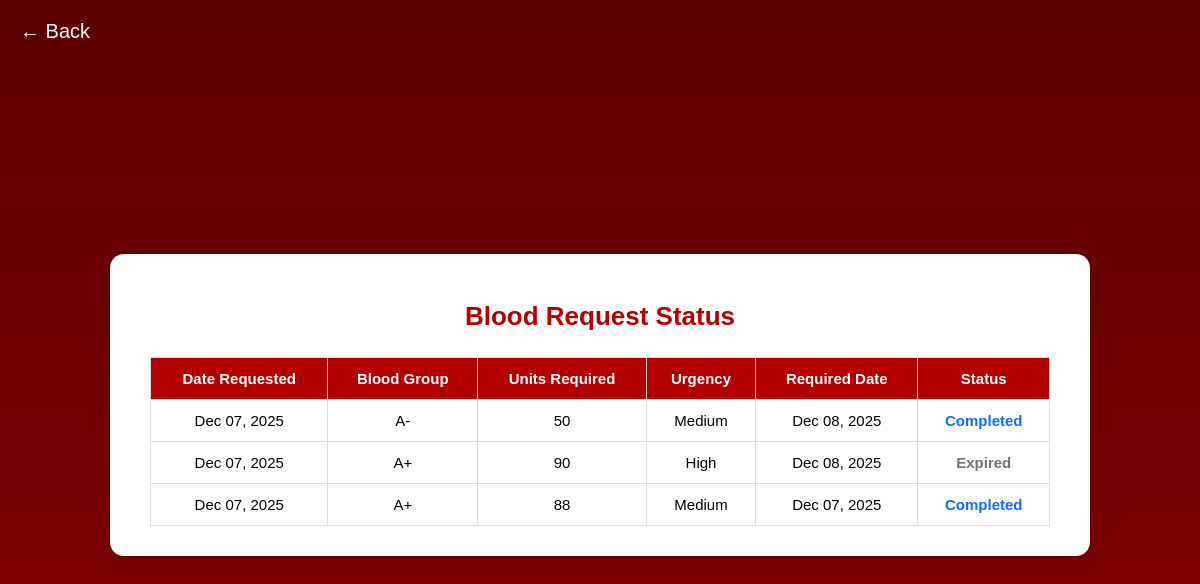
Before: /recipient/recipient_blood_request_status/ (signed in) with the older database file.
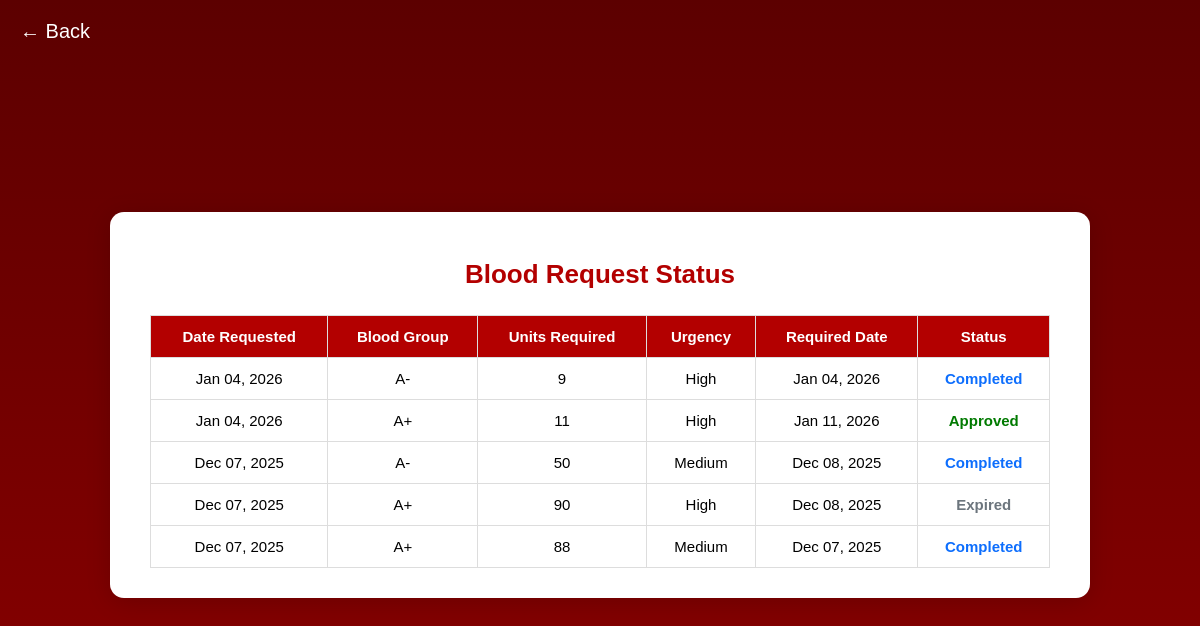
After: the same page with the newer database file.
### blood_bank_app/models.py (models this page shows, shortened)
class RecipientBloodRequest(models.Model):
    BLOOD_GROUP_CHOICES = [
        ('A+', 'A+'), ('A-', 'A-'),
        ('B+', 'B+'), ('B-', 'B-'),
        ('AB+', 'AB+'), ('AB-', 'AB-'),
        ('O+', 'O+'), ('O-', 'O-'),
    ]
    URGENCY_LEVEL_CHOICES = [
        ('High', 'High'),
        ('Medium', 'Medium'),
        ('Low', 'Low'),
    ]
    STATUS_CHOICES = [
        ('Pending', 'Pending'),
        ('Approved', 'Approved'),
        ('Rejected', 'Rejected'),
        ('Completed', 'Completed'),
        ('Expired', 'Expired'),
    ]
    recipient = models.ForeignKey(User, on_delete=models.CASCADE)
    blood_group = models.CharField(max_length=3, choices=BLOOD_GROUP_CHOICES)
    units = models.PositiveIntegerField()
    required_date = models.DateField()
    urgency = models.CharField(max_length=10, choices=URGENCY_LEVEL_CHOICES)
    status = models.CharField(max_length=20, choices=STATUS_CHOICES, default='Pending')
    created_at = models.DateTimeField(auto_now_add=True)
    completed_date = models.DateField(null=True, blank=True)

### blood_bank_app/views.py (the view, shortened to what this page needs)
# urls.py: path('recipient/recipient_blood_request_status/', views.recipient_blood_request_status, name='recipient_blood_request_status'),
@login_required
def recipient_blood_request_status(request):
    today = date.today()
    approved_requests = RecipientBloodRequest.objects.filter(
        recipient=request.user,
        status='Approved',
        required_date__lte=today
    )
    RecipientBloodRequest.objects.filter(
        recipient=request.user,
        status='Pending',
        required_date__lt=today
    ).update(status='Expired')
    blood_requests = RecipientBloodRequest.objects.filter(
        recipient=request.user
    ).order_by('-created_at')
    return render(request, "recipient/recipient_blood_request_status.html", {
        "blood_requests": blood_requests,
    })

### blood_bank_app/templates/recipient/recipient_blood_request_status.html (shortened to what this page needs)
{% extends 'master.html' %}
{% load static %}
{% block content %}
<a href="javascript:history.back()" class="back-arrow">&#8592; Back</a>
<div class="notification-page">
  <div class="notification-container">
    <h1>Blood Request Status</h1>
    {% if blood_requests %}
      <table class="request-table">
        <thead>
          <tr>
            <th>Date Requested</th>
            <th>Blood Group</th>
            <th>Units Required</th>
            <th>Urgency</th>
            <th>Required Date</th>
            <th>Status</th>
          </tr>
        </thead>
        <tbody>
          {% for req in blood_requests %}
            <tr>
              <td>{{ req.created_at|date:"M d, Y" }}</td>
              <td>{{ req.blood_group }}</td>
              <td>{{ req.units }}</td>
              <td>{{ req.urgency }}</td>
              <td>{{ req.required_date|date:"M d, Y" }}</td>
              <td>
                {% if req.status|lower == 'completed' %}
                  <span class="status completed">Completed</span>
                {% elif req.status|lower == 'expired' %}
                  <span class="status expired">Expired</span>
                {% elif req.status|lower == 'pending' %}
                  <span class="status pending">Pending</span>
                {% elif req.status|lower == 'approved' %}
                  <span class="status approved">Approved</span>
                {% elif req.status|lower == 'rejected' %}
                  <span class="status rejected">Rejected</span>
                {% else %}
                  <span class="status unknown">{{ req.status }}</span>
                {% endif %}
              </td>
            </tr>
          {% endfor %}
        </tbody>
      </table>
    {% else %}
      <p class="no-notifications">No blood requests submitted yet.</p>
    {% endif %}
  </div>
</div>
{% endblock %}

Changed rows visible on the page:
added RecipientBloodRequest: created_at "Jan 04, 2026", blood_group "A-", units "9", urgency "High", required_date "Jan 04, 2026", status "Completed"
added RecipientBloodRequest: created_at "Jan 04, 2026", blood_group "A+", units "11", urgency "High", required_date "Jan 11, 2026", status "Approved"
